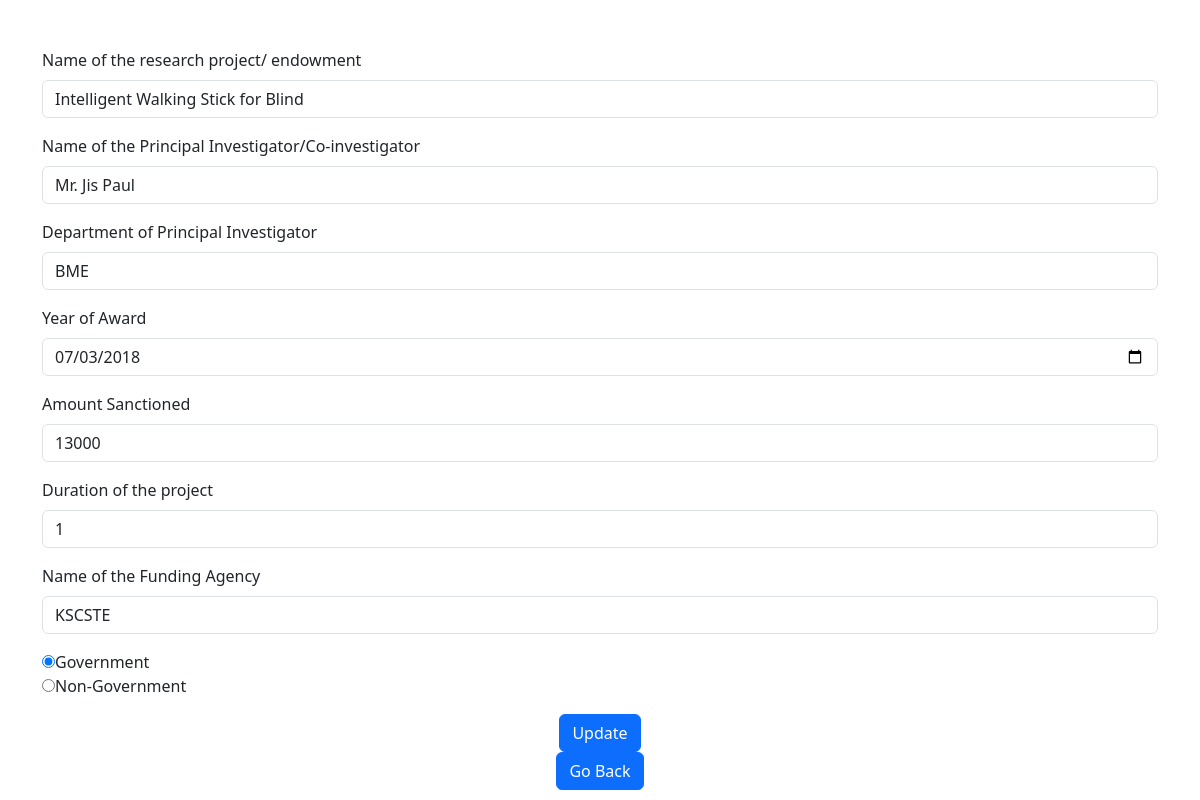
The page /edit311/42 on the database its author committed.
### View/models.py (models this page shows)
class Details3_1_1(models.Model):
    Name_of_the_research_project_endowment = models.CharField(max_length=200)
    Name_of_the_Principal_Investigator_Co_investigator = models.CharField(max_length=200)
    Department_of_Principal_Investigator = models.CharField(max_length=200)
    Year_of_Award = models.DateField(default=0)
    Amount_Sanctioned = models.IntegerField(default=0)
    Duration_of_the_project = models.IntegerField(default=0)
    Name_of_the_Funding_Agency = models.CharField(max_length=200)
    Government_non_Government = models.CharField(max_length=20, choices=(("Government", "Government"), ("Non-Government", "Non-Government")))
    Uploaded_by = models.CharField(max_length=50)

### View/views.py (the view, shortened to what this page needs)
# urls.py: path('edit311/<int:id>',views.edit311,name='311edit'),
def edit311(request, id):
        d311 = Details3_1_1.objects.get(id=id)
        return render(request,'View/311edit.html',{'d311' : d311})

### View/Templates/View/311edit.html (shortened to what this page needs)
<!DOCTYPE html>
<html lang="en">
<head>
        <link href="https://cdn.jsdelivr.net/npm/bootstrap@5.3.0-alpha1/dist/css/bootstrap.min.css" rel="stylesheet">
</head>
<body>
<div class="container mt-5">
<form method="POST">
<div class="mb-3">
  <label for="Name of the research project/ endowment" class="form-label">Name of the research project/ endowment</label>
  <input type="text" class="form-control" id="Name of the research project/ endowment" name="Name of the research project/ endowment" value="{{ d311.Name_of_the_research_project_endowment }}">
</div>
<div class="mb-3">
  <label for="Name of the Principal Investigator/Co-investigator" class="form-label">Name of the Principal Investigator/Co-investigator</label>
  <input type="text" class="form-control" id="Name of the Principal Investigator/Co-investigator" name="Name of the Principal Investigator/Co-investigator" value="{{ d311.Name_of_the_Principal_Investigator_Co_investigator }}">
</div>
<div class="mb-3">
  <label for="Department of Principal Investigator" class="form-label">Department of Principal Investigator</label>
  <input type="text" class="form-control" id="Department of Principal Investigator" name="Department of Principal Investigator" value="{{ d311.Department_of_Principal_Investigator }}">
</div>
<div class="mb-3">
  <label for="Year of Award" class="form-label">Year of Award</label>
  <input type="date" class="form-control" id="Year of Award" name="Year of Award" value="{{ d311.Year_of_Award|date:'Y-m-d'  }}">
</div>
<div class="mb-3">
  <label for="Amount Sanctioned" class="form-label">Amount Sanctioned</label>
  <input type="number" class="form-control" id="Amount Sanctioned" name="Amount Sanctioned" value="{{ d311.Amount_Sanctioned }}">
</div>
<div class="mb-3">
  <label for="Duration of the project" class="form-label">Duration of the project</label>
  <input type="number" class="form-control" id="Duration of the project" name="Duration of the project" value="{{ d311.Duration_of_the_project }}">
</div>
<div class="mb-3">
  <label for="Name of the Funding Agency" class="form-label">Name of the Funding Agency</label>
  <input type="text" class="form-control" id="Name of the Funding Agency" name="Name of the Funding Agency" value="{{ d311.Name_of_the_Funding_Agency }}">
</div>
<div class="mb-3">
    <input type="radio" id="Government" name="radiobutton3.1.1" value="Government" {% if d311.Government_non_Government == "Government" %}checked{% endif %}>Government<br>
        <input type="radio" id="Non-Government" name="radiobutton3.1.1"  value="Non-Government" {% if d311.Government_non_Government == "Non-Government" %}checked{% endif %}>Non-Government<br>
</div>
<div class="col-md-12 text-center">
    <button type="submit" class="btn btn-primary">Update</button></div>
</form>
</div>
<div style="display: flex; justify-content: center;">
    <a class="btn btn-primary" href="{% url '311details' %}" role="button">Go Back</a>
</div>
</body>
</html>

### rows shown on the page
Details3_1_1: Name_of_the_research_project_endowment "Intelligent Walking Stick for Blind", Name_of_the_Principal_Investigator_Co_investigator "Mr. Jis Paul", Department_of_Principal_Investigator "BME", Year_of_Award "07/03/2018", Amount_Sanctioned "13000", Duration_of_the_project "1", Name_of_the_Funding_Agency "KSCSTE", Government_non_Government "☑"
